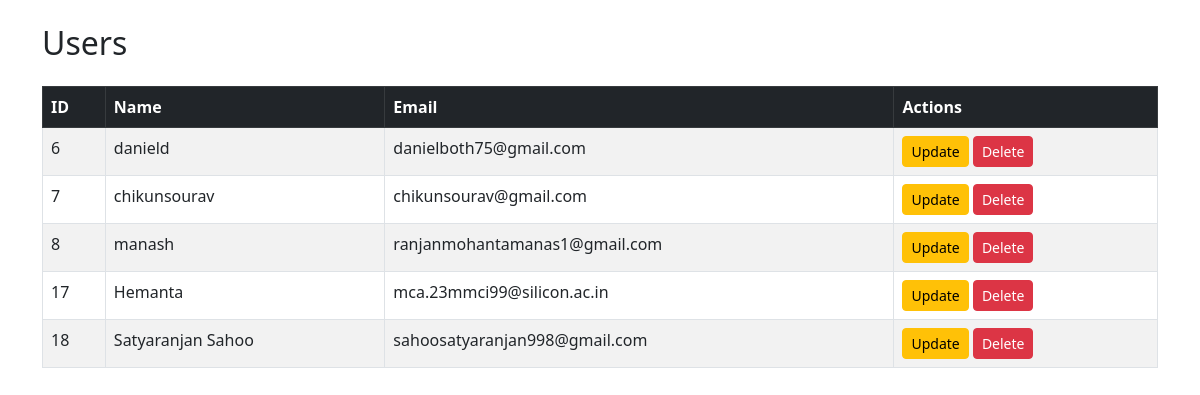
The app's page /admin_dashboard/users.php, older data.
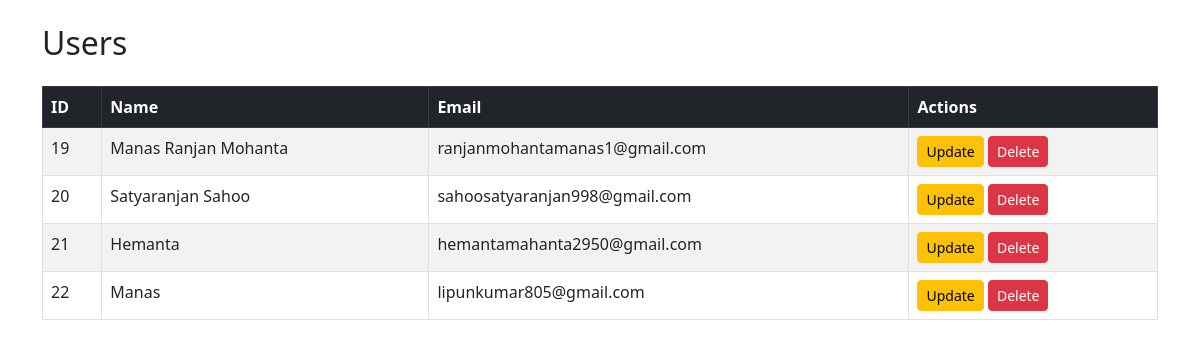
The same page, newer data.
### tables this page shows
CREATE TABLE `users` (
  `id` int(11) NOT NULL,
  `name` varchar(255) NOT NULL,
  `email` varchar(255) NOT NULL,
  `password` varchar(255) NOT NULL,
  `role` varchar(20) NOT NULL,
  `image` varchar(200) NOT NULL,
  `otp` varchar(6) DEFAULT NULL,
  `otp_expires_at` datetime DEFAULT NULL,
  `is_verified` tinyint(1) DEFAULT 0
);

### admin_dashboard/users.php (the view, shortened to what this page needs)
<?php
include 'db.php';
?>
<!DOCTYPE html>
<html lang="en">
<head>
    <link href="https://cdn.jsdelivr.net/npm/bootstrap@5.3.0/dist/css/bootstrap.min.css" rel="stylesheet">
</head>
<body>
<div class="container mt-4">
    <h2 class="mb-4">Users</h2>
    <table class="table table-bordered table-striped">
        <thead class="table-dark">
        <tr>
            <th>ID</th>
            <th>Name</th>
            <th>Email</th>
            <th>Actions</th>
        </tr>
        </thead>
        <tbody>
        <?php
        $result = $conn->query("SELECT * FROM users");
        while ($row = $result->fetch_assoc()):
            ?>
            <tr>
                <td><?= htmlspecialchars($row['id']) ?></td>
                <td><?= htmlspecialchars($row['name']) ?></td>
                <td><?= htmlspecialchars($row['email']) ?></td>
                <td>
                    <a href="update_user.php?id=<?= $row['id'] ?>" class="btn btn-sm btn-warning">Update</a>
                    <a href="delete_user.php?id=<?= $row['id'] ?>" class="btn btn-sm btn-danger"
                       onclick="return confirm('Are you sure you want to delete this user?');">Delete</a>
                </td>
            </tr>
        <?php endwhile; ?>
        </tbody>
    </table>
</div>
<?php
exit();
?>

Row changes from the older to the newer data that the page shows:
removed users: id "6", name "danield", email "danielboth75@gmail.com"
removed users: id "7", name "chikunsourav", email "chikunsourav@gmail.com"
removed users: id "8", name "manash", email "ranjanmohantamanas1@gmail.com"
removed users: id "17", name "Hemanta", email "mca.23mmci99@silicon.ac.in"
removed users: id "18", name "Satyaranjan Sahoo", email "sahoosatyaranjan998@gmail.com"
added users: id "19", name "Manas Ranjan Mohanta", email "ranjanmohantamanas1@gmail.com"
added users: id "20", name "Satyaranjan Sahoo", email "sahoosatyaranjan998@gmail.com"
added users: id "21", name "Hemanta", email "hemantamahanta2950@gmail.com"
added users: id "22", name "Manas", email "lipunkumar805@gmail.com"
